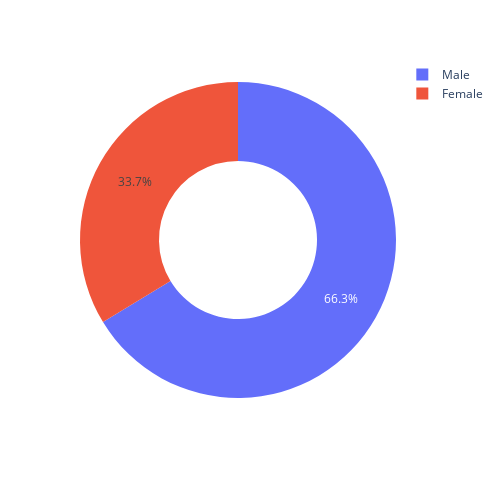

Source (notebook cell):
### Code cell
figure = px.pie(data, 
             values='tip', 
             names='sex',hole = 0.5,
             height=500, width=500)
figure.show()

### Figure 1 — Plotly figure (JSON) as saved in the notebook; plotly's stock layout.template omitted (floating-point values rounded to 4 significant figures; data arrays with more than 128 entries replaced by an {"elided": "..."} marker saying what was removed)
{"data": [{"domain": {"x": [0, 1], "y": [0, 1]}, "hole": 0.5, "hovertemplate": "sex=%{label}<br>tip=%{value}<extra></extra>", "labels": {"elided": "244 str values"}, "legendgroup": "", "name": "", "showlegend": true, "type": "pie", "values": {"elided": "244 float values"}}], "layout": {"height": 500, "legend": {"tracegroupgap": 0}, "margin": {"t": 60}, "width": 500}}
